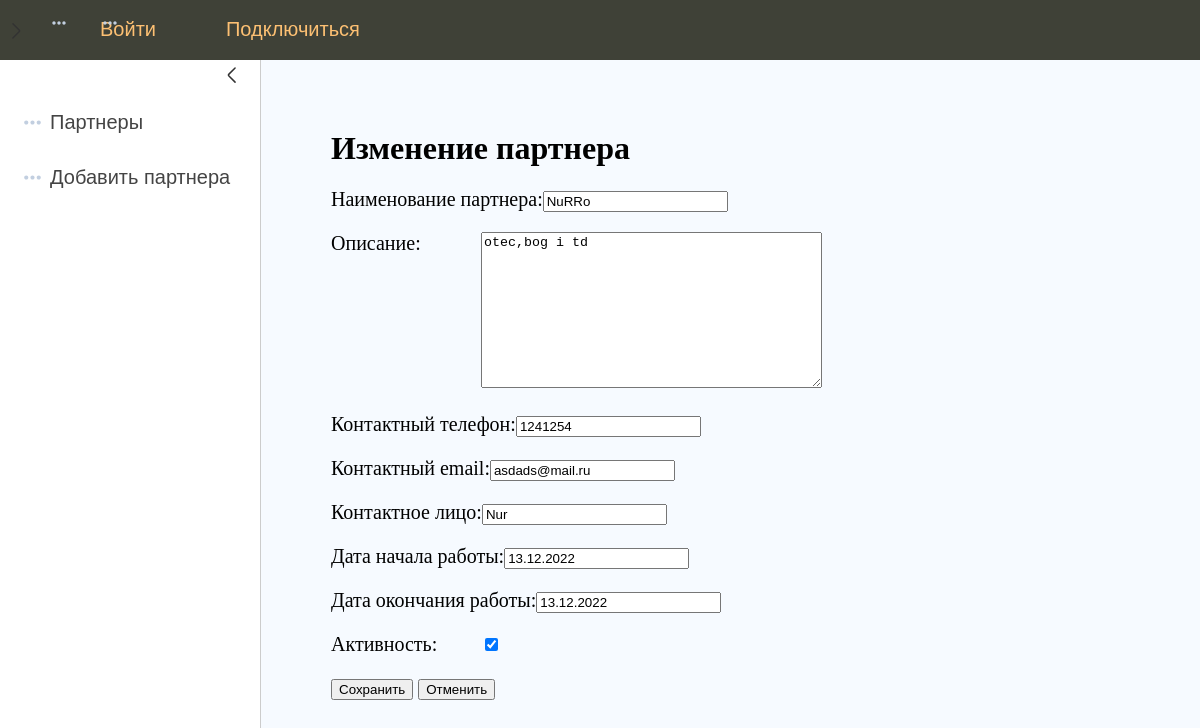
The page /partners/1/edit/ on the database as committed earlier.
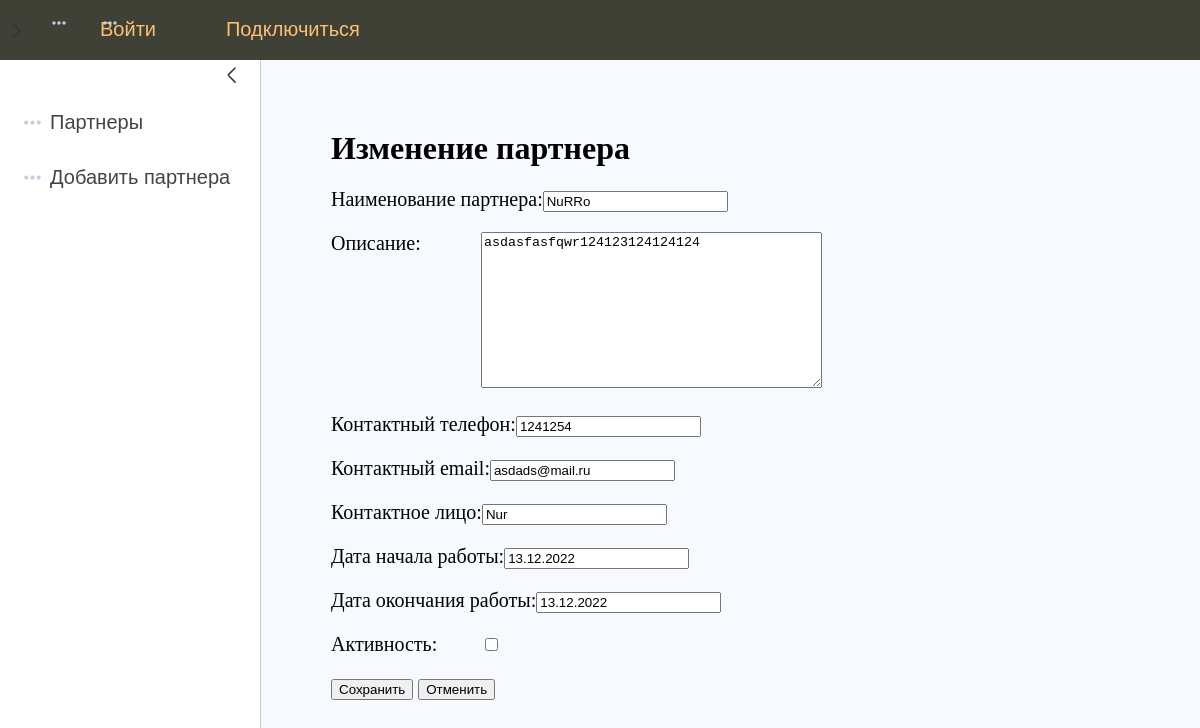
The same page on the database as committed later.
### Jaimain/models.py (models this page shows)
class Partner(models.Model):
    name = models.CharField(max_length=255, unique=True, verbose_name='Наименование партнера')
    logo = models.ImageField(upload_to='logos/', verbose_name='Логотип')
    description = models.TextField(blank=True, verbose_name='Описание')
    partner_person = models.CharField(max_length=255, verbose_name='Контактное лицо')
    partner_tel = models.CharField(max_length=255, verbose_name='Контактный телефон')
    partner_email = models.EmailField(verbose_name='Контактный email')
    time_create = models.DateTimeField(auto_now_add=True, verbose_name='Время создания')
    time_start_working = models.DateField(verbose_name='Дата начала работы')
    time_expires = models.DateField(verbose_name='Дата окончания работы')
    is_working = models.BooleanField(default=False, verbose_name='Активность')
    class Meta:
        verbose_name = 'Партнер'
        verbose_name_plural = 'Партнеры'
        ordering = ['id']

### Jaimain/views.py (the view)
# urls.py: path('partners/<int:pk>/edit/', EditPartner.as_view(), name='editpartner'),
class EditPartner(DataMixin, UpdateView):
    model = Partner
    fields = ['name', 'description', 'partner_tel', 'partner_email',
              'partner_person', 'time_start_working', 'time_expires', 'is_working']
    template_name = 'Jaimain/editpartner.html'
    success_url = '/partners/'
    def get_context_data(self, *, object_list=None, **kwargs):
        context = super().get_context_data(**kwargs)
        c_def = self.get_user_context(title='Изменение партнера')
        return dict(list(context.items()) + list(c_def.items()))

### Jaimain/utils.py (called while the page is built)
    def get_user_context(self, **kwargs):
        context = kwargs
        user_menu = menu.copy()
        context['menu'] = user_menu
        return context

### Jaimain/templates/Jaimain/editpartner.html (shortened to what this page needs)
{% extends 'Jaimain/base.html' %}
{% block content %}
<h1>{{title}}</h1>
<form method="post">
{% for f in form %}
<p><label class="form-label" for="{{ f.id_for_label }}">{{f.label}}: </label>{{ f }}</p>
{% endfor %}
    <button type="submit">Сохранить</button>
    <button onclick="history.go(-1)">Отменить</button>
</form>
{% endblock %}

Rows that differ between the two databases and show on the page:
changed Partner "NuRRo": description "otec,bog i td" → "asdasfasfqwr124123124124124"; is_working "☑" → "☐"
